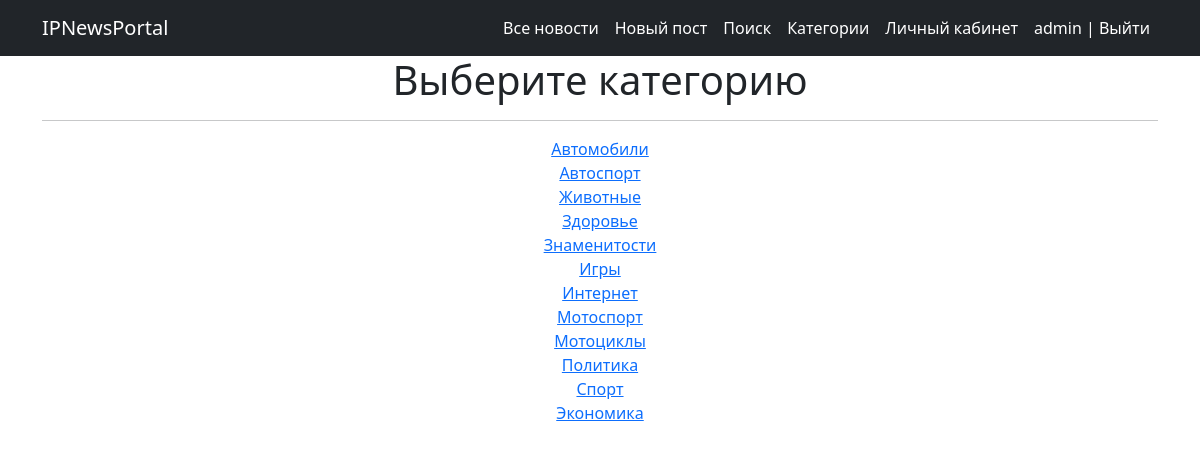
Page /news/categories (signed in) on the committed database.
### PortalApp/models.py (models this page shows)
class Category(models.Model):
    category_name = models.CharField(max_length=100, unique=True)
    subscribers = models.ManyToManyField(User, through='CategorySubscriber')
    def __str__(self):
        return self.category_name

### PortalApp/views.py (the view)
# urls.py: path('categories', CategoriesList.as_view(), name='categories_subscribe'),
class CategoriesList(ListView):
    model = Category
    queryset = Category.objects.all()
    ordering = 'category_name'
    template_name = 'categories.html'
    context_object_name = 'categories'

### templates/categories.html
{% extends 'flatpages/default.html' %}
{% block content %}
<h1>Выберите категорию</h1>
<hr>
{% if categories %}
    {% for category in categories %}
        <a href="/news/categories/{{ category.id }}">{{ category }}</a><br>
    {% endfor %}
{% else %}
    <h2>Нет категорий</h2>
{% endif%}
{% endblock content %}

### templates/flatpages/default.html (shortened to what this page needs)
<!DOCTYPE html>
{% load static %}
<html lang="en">
    <head>
        <link href="{% static 'css/styles.css' %}" rel="stylesheet" />
    </head>
    <body>
        <nav class="navbar navbar-expand-lg navbar-dark bg-dark">
            <div class="container">
                <a class="navbar-brand" href="http://127.0.0.1:8000/news/">IPNewsPortal</a>
                <div class="collapse navbar-collapse" id="navbarSupportedContent">
                    <ul class="navbar-nav ms-auto mb-2 mb-lg-0">
                        <li class="nav-item"><a class="nav-link active" aria-current="page" href="http://127.0.0.1:8000/news">Все новости</a></li>
                        {% if request.user.is_authenticated %} <li class="nav-item"><a class="nav-link active" aria-current="page" href="http://127.0.0.1:8000/news/create">Новый пост</a></li>
                        {% endif %}
                        <li class="nav-item"><a class="nav-link active" aria-current="page" href="http://127.0.0.1:8000/news/search">Поиск</a></li>
                        {% if request.user.is_authenticated %} <li class="nav-item"><a class="nav-link active" aria-current="page" href="http://127.0.0.1:8000/news/categories">Категории</a></li>
                        {% endif %}
                        {% if request.user.is_authenticated %} <li class="nav-item"><a class="nav-link active" aria-current="page" href="http://127.0.0.1:8000">Личный кабинет</a></li>
                        {% endif %}
                        {% if not request.user.is_authenticated %} <li class="nav-item"><a class="nav-link active" aria-current="page" href="http://127.0.0.1:8000/accounts/login/">Вход | allauth</a></li>
                        {% else %} <li class="nav-item"><a class="nav-link active" aria-current="page" href="http://127.0.0.1:8000/accounts/logout/">{{request.user.username}} | Выйти</a></li>
                        {% endif %}
                    </ul>
                </div>
            </div>
        </nav>
        <div class="container">
            <div class="row">
                <div class="col-lg-12 text-center">
                   {% block content %}{% endblock content %}
                </div>
            </div>
        </div>
    </body>
</html>

### rows in the picture
Category: category_name "Автомобили"
Category: category_name "Автоспорт"
Category: category_name "Животные"
Category: category_name "Здоровье"
Category: category_name "Знаменитости"
Category: category_name "Игры"
Category: category_name "Интернет"
Category: category_name "Мотоспорт"
Category: category_name "Мотоциклы"
Category: category_name "Политика"
Category: category_name "Спорт"
Category: category_name "Экономика"

### other values in the picture
{{ request.user.username }} "admin"
